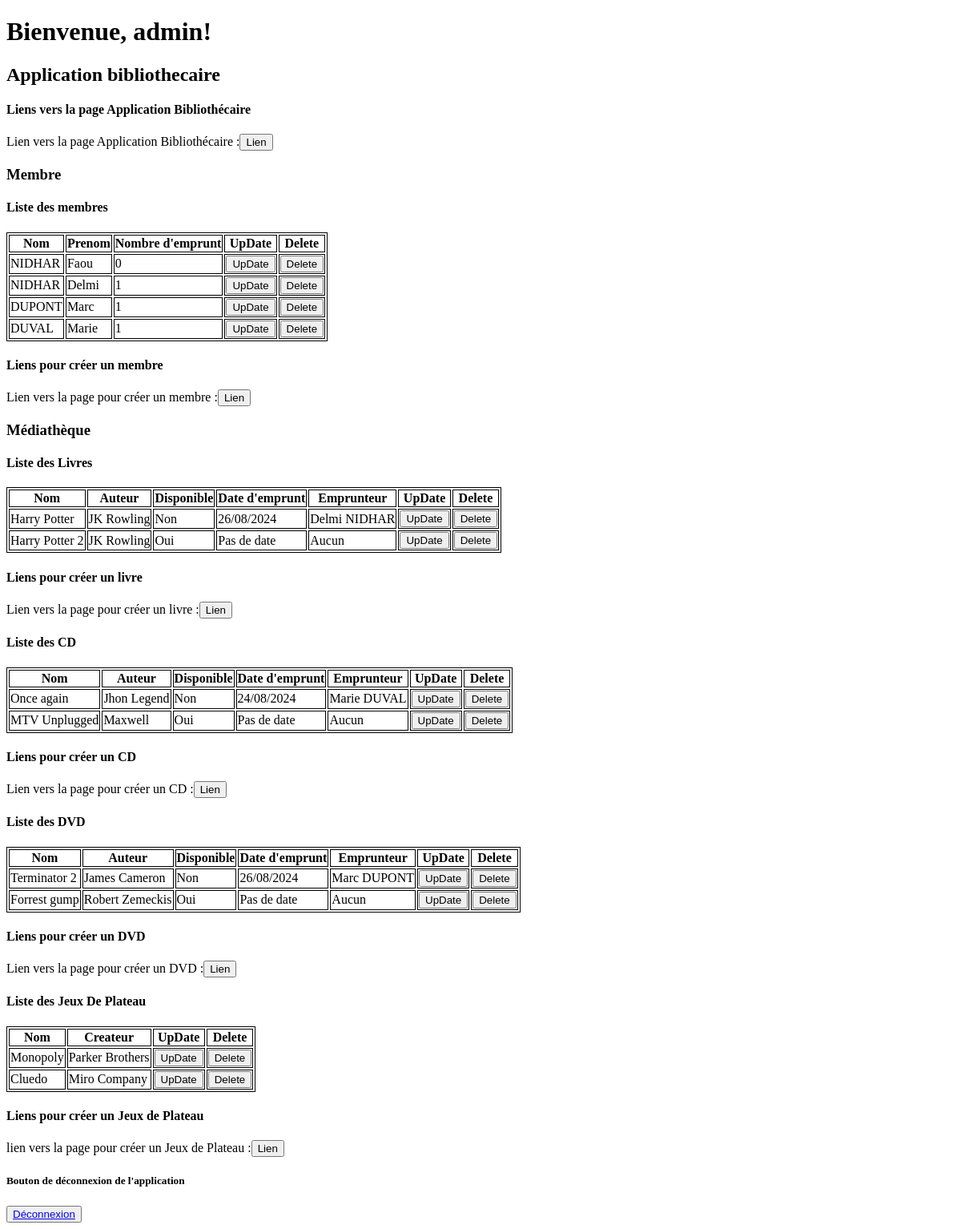
Before: /AppBibliothecaire/ (signed in) with the older database file.
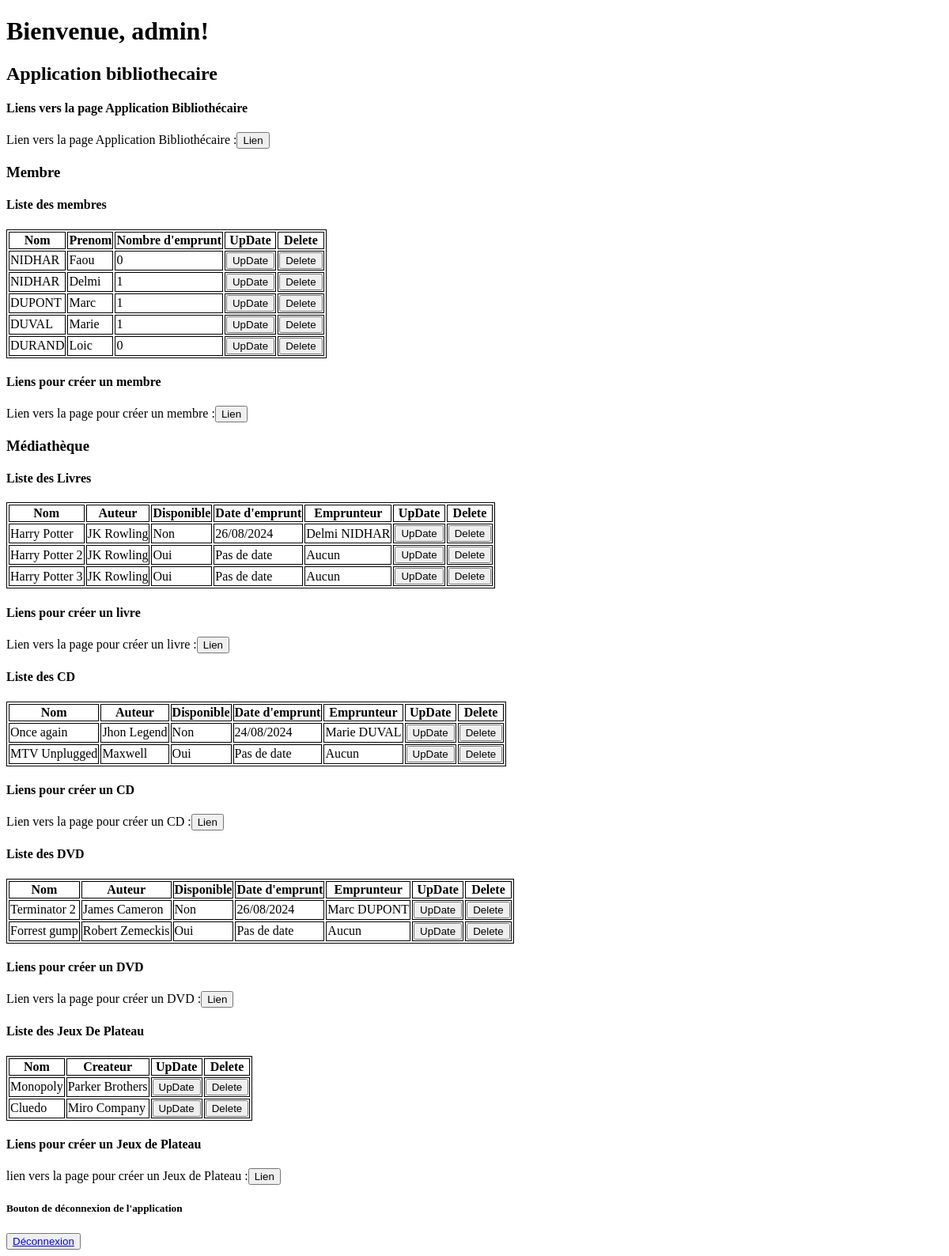
After: the same page with the newer database file.
### application_bibliothecaire/models.py (models this page shows)
class Membre(models.Model):
     nom = models.fields.CharField(max_length=150)
     prenom = models.fields.CharField(max_length=150)
     Emprunt = models.fields.CharField(max_length=150)

class Media(models.Model):
    class Meta:
        abstract = True

class Livre(Media):
    name = models.fields.CharField(max_length=150)
    auteur = models.fields.CharField(max_length=150)
    dateEmprunt = models.fields.CharField(max_length=150)
    disponible = models.fields.CharField(max_length=150)
    emprunteur = models.fields.CharField(max_length=150)

class Cd(Media):
    name = models.fields.CharField(max_length=150)
    auteur = models.fields.CharField(max_length=150)
    dateEmprunt = models.fields.CharField(max_length=150)
    disponible = models.fields.CharField(max_length=150)
    emprunteur = models.fields.CharField(max_length=150)

class Dvd(Media):
    name = models.fields.CharField(max_length=150)
    auteur = models.fields.CharField(max_length=150)
    dateEmprunt = models.fields.CharField(max_length=150)
    disponible = models.fields.CharField(max_length=150)
    emprunteur = models.fields.CharField(max_length=150)

class JeuxDePlateau(models.Model):
    name = models.fields.CharField(max_length=150)
    createur = models.fields.CharField(max_length=150)

### application_bibliothecaire/views.py (the view)
# urls.py: path('AppBibliothecaire/', views.listeMembre, name= 'AppBibliothecaire'),
@login_required
def listeMembre(request):
    membres = Membre.objects.all()
    livres = Livre.objects.all()
    cds = Cd.objects.all()
    dvds = Dvd.objects.all()
    jdps = JeuxDePlateau.objects.all()
    return render(request, 'application/application_bibliothecaire.html',
                  { 'livres': livres, 'membres': membres , 'cds': cds , 'dvds': dvds , 'jdps': jdps ,  } )

### application_bibliothecaire/templates/application/application_bibliothecaire.html (shortened to what the changed rows need)
<!DOCTYPE html>
<html lang="en">
<head>
</head>
<body>
    <div class="container home">
        <h1>Bienvenue, {{ user.username }}!</h1>
    </div>
    <div>
        <h2>Application bibliothecaire</h2>
    </div>
    <div>
        <div >
            <table style="border: 1px solid black; ">
                <thead>
                    <tr>
                        <th style="border: 1px solid black" >Nom</th>
                        <th style="border: 1px solid black">Prenom</th>
                        <th style="border: 1px solid black">Nombre d'emprunt</th>
                        <th style="border: 1px solid black">UpDate</th>
                        <th style="border: 1px solid black">Delete</th>
                    </tr>
                </thead>
                <tbody>
                     {% for membre in membres %}
                     <tr class="align-middle">
                         <td style="border: 1px solid black" >{{ membre.nom }}</td>
                         <td style="border: 1px solid black" >{{ membre.prenom }}</td>
                         <td style="border: 1px solid black" >{{ membre.Emprunt }}</td>
                         <td style="border: 1px solid black" >
                             <form action="http://127.0.0.1:8000/updatemembre/{{ membre.id }}" method="get">
                                <input type="submit" value="UpDate">
                             </form>
                         </td>
                         <td style="border: 1px solid black" >
                             <form action="http://127.0.0.1:8000/deletemembre/{{ membre.id }}" method="get">
                                <input type="submit" value="Delete">
                             </form>
                         </td>
                     </tr>
                     {% endfor %}
                </tbody>
            </table>
        </div>
    </div>
    <div>
        <div >
            <table style="border: 1px solid black; ">
                <thead>
                    <tr>
                        <th style="border: 1px solid black" >Nom</th>
                        <th style="border: 1px solid black">Auteur</th>
                        <th style="border: 1px solid black">Disponible</th>
                        <th style="border: 1px solid black">Date d'emprunt</th>
                        <th style="border: 1px solid black" >Emprunteur</th>
                        <th style="border: 1px solid black">UpDate</th>
                        <th style="border: 1px solid black">Delete</th>
                    </tr>
                </thead>
                <tbody>
                     {% for livre in livres %}
                     <tr class="align-middle">
                         <td style="border: 1px solid black" >{{ livre.name }}</td>
                         <td style="border: 1px solid black" >{{ livre.auteur}}</td>
                         <td style="border: 1px solid black" >{{livre.disponible}}</td>
                         <td style="border: 1px solid black" >{{livre.dateEmprunt}}</td>
                         <td style="border: 1px solid black" >{{ livre.emprunteur }}</td>
                         <td style="border: 1px solid black" >
                             <form action="http://127.0.0.1:8000/updatelivre/{{ livre.id }}" method="get">
                                <input type="submit" value="UpDate">
                             </form>
                         </td>
                         <td style="border: 1px solid black" >
                             <form action="http://127.0.0.1:8000/deletelivre/{{ livre.id }}" method="get">
                                <input type="submit" value="Delete">
                             </form>
                         </td>
                     </tr>
                     {% endfor %}
                </tbody>
            </table>
        </div>
        <div >
            <table style="border: 1px solid black; ">
                <thead>
                    <tr>
                        <th style="border: 1px solid black" >Nom</th>
                        <th style="border: 1px solid black">Auteur</th>
                        <th style="border: 1px solid black">Disponible</th>
                        <th style="border: 1px solid black">Date d'emprunt</th>
                        <th style="border: 1px solid black" >Emprunteur</th>
                        <th style="border: 1px solid black">UpDate</th>
                        <th style="border: 1px solid black">Delete</th>
                    </tr>
                </thead>
                <tbody>
                     {% for cd in cds %}
                     <tr class="align-middle">
                         <td style="border: 1px solid black" >{{ cd.name }}</td>
                         <td style="border: 1px solid black" >{{ cd.auteur }}</td>
                         <td style="border: 1px solid black" >{{ cd.disponible }}</td>
                         <td style="border: 1px solid black" >{{ cd.dateEmprunt }}</td>
                         <td style="border: 1px solid black" >{{ cd.emprunteur }}</td>
                         <td style="border: 1px solid black" >
                             <form action="http://127.0.0.1:8000/updatecd/{{ cd.id }}" method="get">
                                <input type="submit" value="UpDate">
                             </form>
                         </td>
                         <td style="border: 1px solid black" >
                             <form action="http://127.0.0.1:8000/deletecd/{{ cd.id }}" method="get">
                                <input type="submit" value="Delete">
                             </form>
                         </td>
                     </tr>
                     {% endfor %}
                </tbody>
            </table>
        </div>
        <div >
            <table style="border: 1px solid black; ">
                <thead>
                    <tr>
                        <th style="border: 1px solid black" >Nom</th>
                        <th style="border: 1px solid black">Auteur</th>
                        <th style="border: 1px solid black">Disponible</th>
                        <th style="border: 1px solid black">Date d'emprunt</th>
                        <th style="border: 1px solid black" >Emprunteur</th>
                        <th style="border: 1px solid black">UpDate</th>
                        <th style="border: 1px solid black">Delete</th>
                    </tr>
                </thead>
                <tbody>
                     {% for dvd in dvds %}
                     <tr class="align-middle">
                         <td style="border: 1px solid black" >{{ dvd.name }}</td>
                         <td style="border: 1px solid black" >{{ dvd.auteur }}</td>
                         <td style="border: 1px solid black" >{{ dvd.disponible }}</td>
                         <td style="border: 1px solid black" >{{ dvd.dateEmprunt }}</td>
                         <td style="border: 1px solid black" >{{ dvd.emprunteur }}</td>
                         <td style="border: 1px solid black" >
                             <form action="http://127.0.0.1:8000/updatedvd/{{ dvd.id }}" method="get">
                                <input type="submit" value="UpDate">
                             </form>
                         </td>
                         <td style="border: 1px solid black" >
                             <form action="http://127.0.0.1:8000/deletedvd/{{ dvd.id }}" method="get">
                                <input type="submit" value="Delete">
                             </form>
                         </td>
                     </tr>
                     {% endfor %}
                </tbody>
            </table>
        </div>
        <div >
            <table style="border: 1px solid black; ">
                <thead>
                    <tr>
                        <th style="border: 1px solid black" >Nom</th>
                        <th style="border: 1px solid black">Createur</th>
                        <th style="border: 1px solid black">UpDate</th>
                        <th style="border: 1px solid black">Delete</th>
                    </tr>
                </thead>
                <tbody>
                     {% for jdp in jdps %}
                     <tr class="align-middle">
                         <td style="border: 1px solid black" >{{ jdp.name }}</td>
                         <td style="border: 1px solid black" >{{ jdp.createur }}</td>
                         <td style="border: 1px solid black" >
                             <form action="http://127.0.0.1:8000/updatejdp/{{ jdp.id }}" method="get">
                                <input type="submit" value="UpDate">
                             </form>
                         </td>
                         <td style="border: 1px solid black" >
                             <form action="http://127.0.0.1:8000/deletejdp/{{ jdp.id }}" method="get">
                                <input type="submit" value="Delete">
                             </form>
                         </td>
                     </tr>
                     {% endfor %}
                </tbody>
            </table>
        </div>
    </div>
</body>
</html>

Changed rows visible on the page:
added Membre: nom "DURAND", prenom "Loic", Emprunt "0"
added Livre: name "Harry Potter 3", auteur "JK Rowling", disponible "Oui", dateEmprunt "Pas de date", emprunteur "Aucun"
